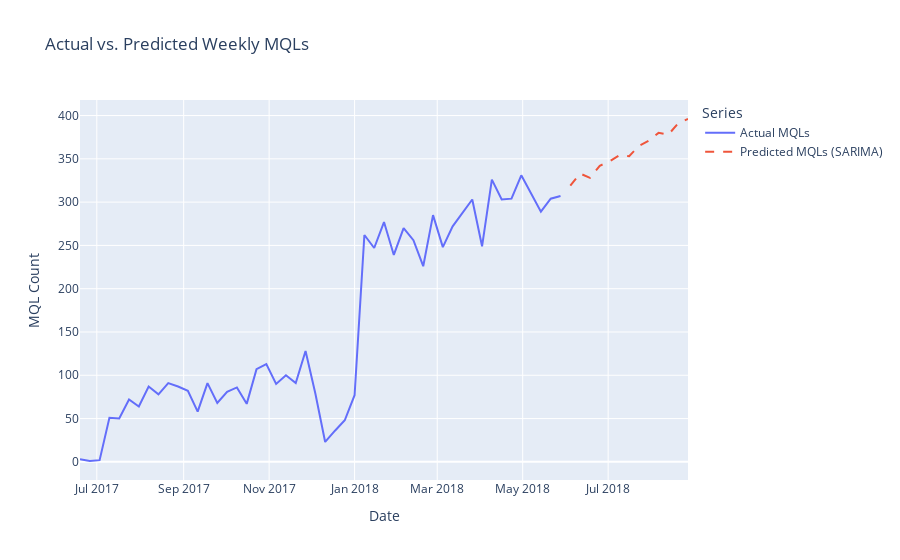

Notebook code for this chart:
### Code cell
# 1. Convertir las TimeSeries a DataFrames de Pandas
actuals_df = series_weekly.to_dataframe()
forecast_df = forecast.to_dataframe().round(0)

# 2. (Opcional pero recomendado) Renombrar columnas para claridad en la leyenda
#    Asegúrate de que el nombre de la columna original sea correcto. 
#    Si series_weekly tiene una columna 'mql_count', úsalo.
original_col_name = actuals_df.columns[0] # Obtiene el nombre de la primera columna dinámicamente
actuals_df = actuals_df.rename(columns={original_col_name: 'Actual MQLs'})
actuals_df['Data Type'] = 'Actual'
# El forecast suele mantener el nombre de la columna original
forecast_df = forecast_df.rename(columns={original_col_name: 'Predicted MQLs'})
forecast_df['Data Type'] = 'Predicted'

# 3. Graficar usando Plotly
import plotly.graph_objects as go
import pandas as pd # Asegúrate de que pandas esté importado

# Crear la figura
fig = go.Figure()

# Añadir la traza de datos históricos reales
fig.add_trace(go.Scatter(x=actuals_df.index, y=actuals_df['Actual MQLs'],
                    mode='lines',
                    name='Actual MQLs'))

# Añadir la traza de la predicción
# Asegúrate de que forecast_df no esté vacío después del procesamiento
if not forecast_df.empty:
    fig.add_trace(go.Scatter(x=forecast_df.index, y=forecast_df['Predicted MQLs'],
                        mode='lines',
                        name='Predicted MQLs (SARIMA)',
                        line=dict(dash='dash'))) # Estilo de línea diferente

# Actualizar el layout de la gráfica
fig.update_layout(
    title='Actual vs. Predicted Weekly MQLs',
    xaxis_title='Date',
    yaxis_title='MQL Count',
    legend_title='Series',
    hovermode="x unified" # Mejora la interactividad del tooltip
)

# Mostrar la figura interactiva
fig.show()
#
# O si quieres simplemente pegar las filas del forecast al final (¡cuidado si hay solapamiento!)
# Asegúrate de que los nombres de columna coincidan si haces esto.
forecast_df_renamed = forecast_df.rename(columns={'Predicted MQLs': 'Actual MQLs'}) # Renombra para que coincida
combined_df_rows = pd.concat([actuals_df, forecast_df_renamed], axis=0) 
combined_df_rows = combined_df_rows[~combined_df_rows.index.duplicated(keep='first')] # Elimina duplicados si el último punto real está en el forecast
print("\nDataFrame combinado (últimas filas):")
print(combined_df_rows.tail()) # Muestra las últimas filas incluyendo la predicción

### Figure 1 — Plotly figure (JSON) as saved in the notebook; plotly's stock layout.template omitted (floating-point values rounded to 4 significant figures)
{"data": [{"mode": "lines", "name": "Actual MQLs", "type": "scatter", "x": ["2017-06-19T00:00:00.000000000", "2017-06-26T00:00:00.000000000", "2017-07-03T00:00:00.000000000", "2017-07-10T00:00:00.000000000", "2017-07-17T00:00:00.000000000", "2017-07-24T00:00:00.000000000", "2017-07-31T00:00:00.000000000", "2017-08-07T00:00:00.000000000", "2017-08-14T00:00:00.000000000", "2017-08-21T00:00:00.000000000", "2017-08-28T00:00:00.000000000", "2017-09-04T00:00:00.000000000", "2017-09-11T00:00:00.000000000", "2017-09-18T00:00:00.000000000", "2017-09-25T00:00:00.000000000", "2017-10-02T00:00:00.000000000", "2017-10-09T00:00:00.000000000", "2017-10-16T00:00:00.000000000", "2017-10-23T00:00:00.000000000", "2017-10-30T00:00:00.000000000", "2017-11-06T00:00:00.000000000", "2017-11-13T00:00:00.000000000", "2017-11-20T00:00:00.000000000", "2017-11-27T00:00:00.000000000", "2017-12-04T00:00:00.000000000", "2017-12-11T00:00:00.000000000", "2017-12-18T00:00:00.000000000", "2017-12-25T00:00:00.000000000", "2018-01-01T00:00:00.000000000", "2018-01-08T00:00:00.000000000", "2018-01-15T00:00:00.000000000", "2018-01-22T00:00:00.000000000", "2018-01-29T00:00:00.000000000", "2018-02-05T00:00:00.000000000", "2018-02-12T00:00:00.000000000", "2018-02-19T00:00:00.000000000", "2018-02-26T00:00:00.000000000", "2018-03-05T00:00:00.000000000", "2018-03-12T00:00:00.000000000", "2018-03-19T00:00:00.000000000", "2018-03-26T00:00:00.000000000", "2018-04-02T00:00:00.000000000", "2018-04-09T00:00:00.000000000", "2018-04-16T00:00:00.000000000", "2018-04-23T00:00:00.000000000", "2018-04-30T00:00:00.000000000", "2018-05-07T00:00:00.000000000", "2018-05-14T00:00:00.000000000", "2018-05-21T00:00:00.000000000", "2018-05-28T00:00:00.000000000"], "y": [3.0, 1.0, 2.0, 51.0, 50.0, 72.0, 64.0, 87.0, 78.0, 91.0, 87.0, 82.0, 58.0, 91.0, 68.0, 81.0, 86.0, 67.0, 107.0, 113.0, 90.0, 100.0, 91.0, 128.0, 79.0, 23.0, 36.0, 48.0, 77.0, 262.0, 247.0, 277.0, 239.0, 270.0, 256.0, 226.0, 285.0, 248.0, 272.0, 288.0, 303.0, 249.0, 326.0, 303.0, 304.0, 331.0, 310.0, 289.0, 304.0, 307.0]}, {"line": {"dash": "dash"}, "mode": "lines", "name": "Predicted MQLs (SARIMA)", "type": "scatter", "x": ["2018-06-04T00:00:00.000000000", "2018-06-11T00:00:00.000000000", "2018-06-18T00:00:00.000000000", "2018-06-25T00:00:00.000000000", "2018-07-02T00:00:00.000000000", "2018-07-09T00:00:00.000000000", "2018-07-16T00:00:00.000000000", "2018-07-23T00:00:00.000000000", "2018-07-30T00:00:00.000000000", "2018-08-06T00:00:00.000000000", "2018-08-13T00:00:00.000000000", "2018-08-20T00:00:00.000000000", "2018-08-27T00:00:00.000000000"], "y": [319.0, 333.0, 328.0, 342.0, 347.0, 354.0, 353.0, 365.0, 371.0, 380.0, 378.0, 391.0, 396.0]}], "layout": {"hovermode": "x unified", "legend": {"title": {"text": "Series"}}, "title": {"text": "Actual vs. Predicted Weekly MQLs"}, "xaxis": {"title": {"text": "Date"}}, "yaxis": {"title": {"text": "MQL Count"}}}}
